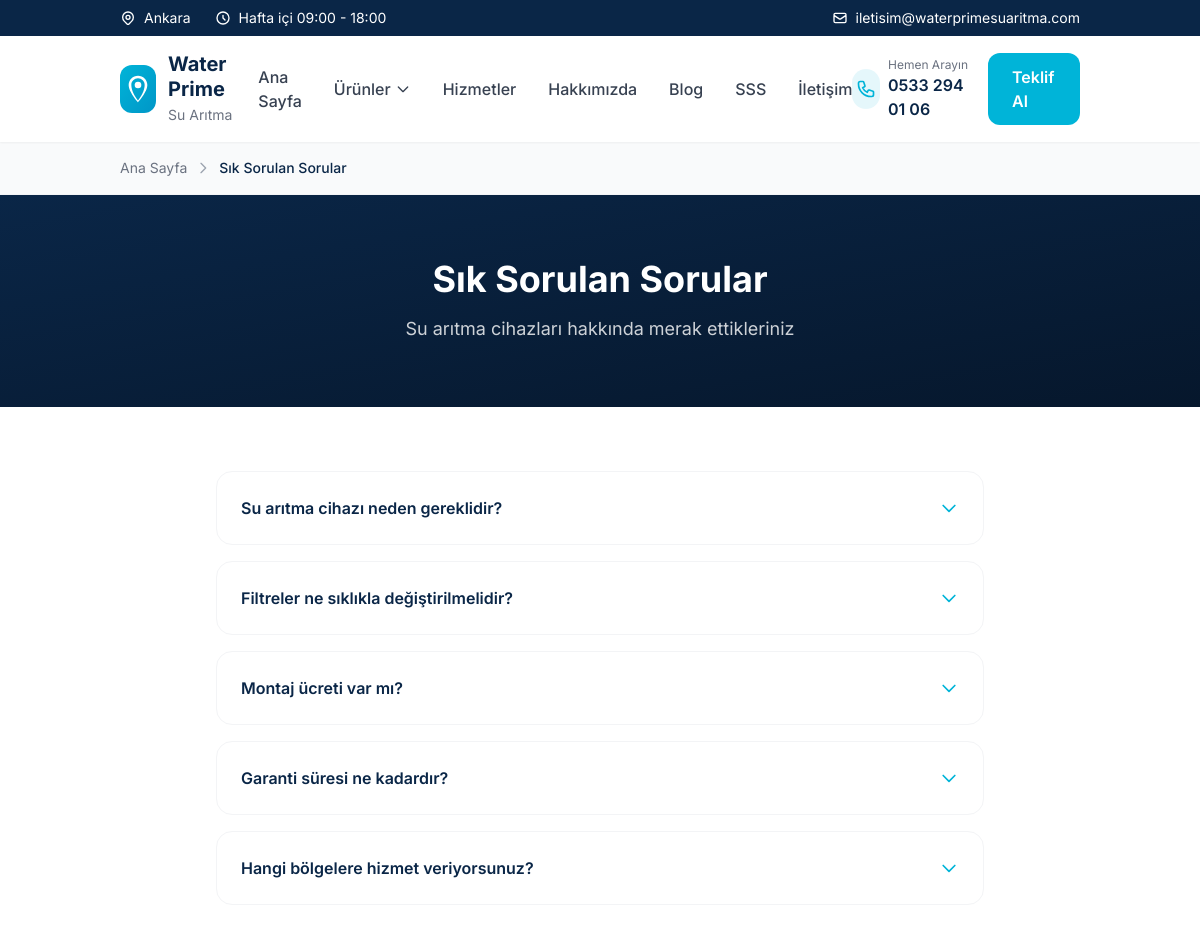
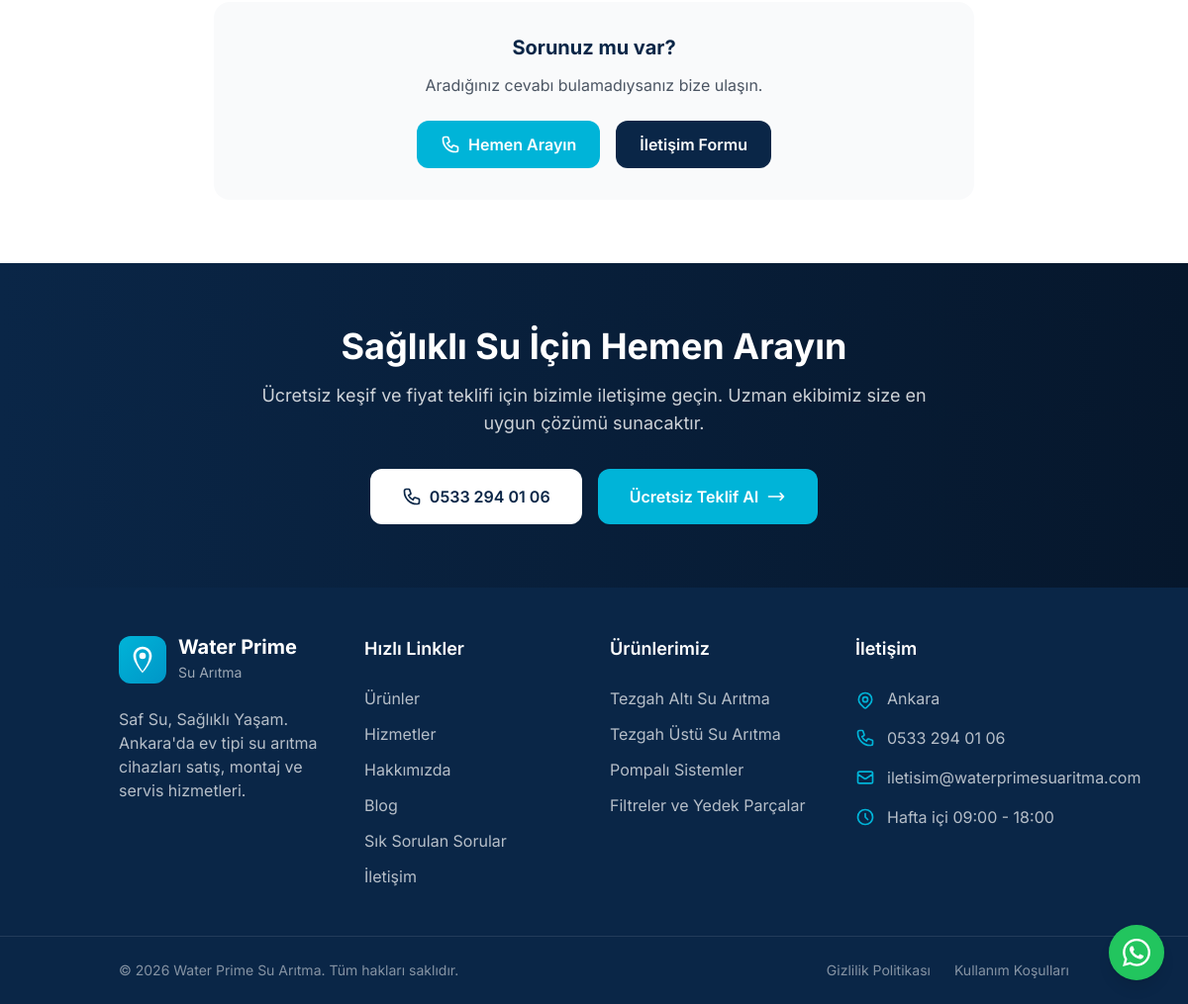
Page /pages/sss.php on the committed database (2 pictures, top to bottom).
### tables this page shows
CREATE TABLE `faq` (
  `id` int(11) NOT NULL AUTO_INCREMENT,
  `question` varchar(500) NOT NULL,
  `answer` text NOT NULL,
  `sort_order` int(11) DEFAULT 0,
  `is_active` tinyint(1) DEFAULT 1,
  `created_at` datetime DEFAULT CURRENT_TIMESTAMP,
  `updated_at` datetime DEFAULT CURRENT_TIMESTAMP ON UPDATE CURRENT_TIMESTAMP,
  PRIMARY KEY (`id`)
);

CREATE TABLE `categories` (
  `id` int(11) NOT NULL AUTO_INCREMENT,
  `name` varchar(100) NOT NULL,
  `slug` varchar(100) NOT NULL,
  `description` text DEFAULT NULL,
  `image` varchar(255) DEFAULT NULL,
  `sort_order` int(11) DEFAULT 0,
  `is_active` tinyint(1) DEFAULT 1,
  `meta_title` varchar(255) DEFAULT NULL,
  `meta_description` text DEFAULT NULL,
  `created_at` datetime DEFAULT CURRENT_TIMESTAMP,
  `updated_at` datetime DEFAULT CURRENT_TIMESTAMP ON UPDATE CURRENT_TIMESTAMP,
  PRIMARY KEY (`id`),
  UNIQUE KEY `slug` (`slug`)
);

### includes/functions.php (called while the page is built, shortened)
<?php
function e($string) {
    return htmlspecialchars($string ?? '', ENT_QUOTES, 'UTF-8');
}
function getCategories($activeOnly = true) {
    $db = getDB();
    $sql = "SELECT * FROM categories";
    if ($activeOnly) {
        $sql .= " WHERE is_active = 1";
    }
    $sql .= " ORDER BY sort_order ASC";
    $stmt = $db->query($sql);
    return $stmt->fetchAll();
}
function getFAQ($activeOnly = true) {
    $db = getDB();
    $sql = "SELECT * FROM faq";
    if ($activeOnly) {
        $sql .= " WHERE is_active = 1";
    }
    $sql .= " ORDER BY sort_order ASC";
    $stmt = $db->query($sql);
    return $stmt->fetchAll();
}

### pages/sss.php (the view, shortened to what this page needs)
<?php
$faqs = getFAQ();
include INCLUDES_PATH . 'header.php';
?>
<section class="bg-gray-50 py-4 border-b border-gray-100">
    <div class="container">
        <nav class="flex items-center gap-2 text-sm">
            <a href="<?= SITE_URL ?>" class="text-gray-500 hover:text-accent transition-colors">Ana Sayfa</a>
            <svg class="w-4 h-4 text-gray-400" fill="none" stroke="currentColor" viewBox="0 0 24 24">
                <path stroke-linecap="round" stroke-linejoin="round" stroke-width="2" d="M9 5l7 7-7 7"/>
            </svg>
            <span class="text-primary font-medium">Sık Sorulan Sorular</span>
        </nav>
    </div>
</section>
<section class="bg-gradient-to-br from-primary to-primary-700 py-16">
    <div class="container text-center">
        <h1 class="text-3xl md:text-4xl font-bold text-white mb-4">Sık Sorulan Sorular</h1>
        <p class="text-white/80 text-lg max-w-2xl mx-auto">
            Su arıtma cihazları hakkında merak ettikleriniz
        </p>
    </div>
</section>
<section class="py-16">
    <div class="container">
        <div class="max-w-3xl mx-auto">
            <?php if (!empty($faqs)): ?>
            <div class="space-y-4" x-data="{ active: null }">
                <?php foreach ($faqs as $index => $faq): ?>
                <div class="bg-white rounded-2xl border border-gray-100 overflow-hidden">
                    <button @click="active = active === <?= $index ?> ? null : <?= $index ?>"
                            class="w-full flex items-center justify-between p-6 text-left hover:bg-gray-50 transition-colors">
                        <span class="font-semibold text-primary pr-4"><?= e($faq['question']) ?></span>
                        <svg class="w-5 h-5 text-accent flex-shrink-0 transition-transform duration-200"
                             :class="active === <?= $index ?> ? 'rotate-180' : ''"
                             fill="none" stroke="currentColor" viewBox="0 0 24 24">
                            <path stroke-linecap="round" stroke-linejoin="round" stroke-width="2" d="M19 9l-7 7-7-7"/>
                        </svg>
                    </button>
                </div>
                <?php endforeach; ?>
            </div>
            <?php else: ?>
            <div class="text-center py-12 text-gray-500">
                Henüz SSS eklenmemiş.
            </div>
            <?php endif; ?>
            <div class="mt-12 bg-gray-50 rounded-2xl p-8 text-center">
                <h2 class="text-xl font-bold text-primary mb-3">Sorunuz mu var?</h2>
                <p class="text-gray-600 mb-6">Aradığınız cevabı bulamadıysanız bize ulaşın.</p>
                <div class="flex flex-col sm:flex-row gap-4 justify-center">
                    <a href="<?= CONTACT_PHONE_LINK ?>" class="inline-flex items-center justify-center gap-2 bg-accent hover:bg-accent-dark text-white px-6 py-3 rounded-xl font-semibold transition-colors">
                        Hemen Arayın
                    </a>
                    <a href="<?= SITE_URL ?>/iletisim" class="inline-flex items-center justify-center gap-2 bg-primary hover:bg-primary-600 text-white px-6 py-3 rounded-xl font-semibold transition-colors">
                        İletişim Formu
                    </a>
                </div>
            </div>
        </div>
    </div>
</section>
<?php include INCLUDES_PATH . 'footer.php'; ?>

### includes/footer.php (shortened to what this page needs)
    </main>
    <section class="bg-gradient-to-r from-primary to-primary-700 py-16">
        <div class="container text-center">
            <h2 class="text-3xl md:text-4xl font-bold text-white mb-4">Sağlıklı Su İçin Hemen Arayın</h2>
            <p class="text-white/80 text-lg mb-8 max-w-2xl mx-auto">
                Ücretsiz keşif ve fiyat teklifi için bizimle iletişime geçin. Uzman ekibimiz size en uygun çözümü sunacaktır.
            </p>
            <div class="flex flex-col sm:flex-row gap-4 justify-center">
                <a href="<?= CONTACT_PHONE_LINK ?>" class="inline-flex items-center justify-center gap-2 bg-white text-primary px-8 py-4 rounded-xl font-semibold hover:bg-gray-100 transition-colors">
                    <?= CONTACT_PHONE ?>
                </a>
                <a href="<?= SITE_URL ?>/teklif-al" class="inline-flex items-center justify-center gap-2 bg-accent hover:bg-accent-dark text-white px-8 py-4 rounded-xl font-semibold transition-colors">
                    Ücretsiz Teklif Al
                    <svg class="w-5 h-5" fill="none" stroke="currentColor" viewBox="0 0 24 24">
                        <path stroke-linecap="round" stroke-linejoin="round" stroke-width="2" d="M17 8l4 4m0 0l-4 4m4-4H3"/>
                    </svg>
                </a>
            </div>
        </div>
    </section>
    <footer class="bg-primary text-white">
        <div class="container py-12">
            <div class="grid grid-cols-1 md:grid-cols-2 lg:grid-cols-4 gap-8">
                <div>
                    <div class="flex items-center gap-3 mb-6">
                        <div class="w-12 h-12 bg-gradient-to-br from-accent to-accent-dark rounded-xl flex items-center justify-center">
                            <svg class="w-8 h-8 text-white" viewBox="0 0 24 24" fill="currentColor">
                                <path d="M12 2C8.13 2 5 5.13 5 9c0 5.25 7 13 7 13s7-7.75 7-13c0-3.87-3.13-7-7-7zm0 18.55C9.79 17.93 7 13.18 7 9c0-2.76 2.24-5 5-5s5 2.24 5 5c0 4.18-2.79 8.93-5 11.55z"/>
                                <circle cx="12" cy="9" r="2.5"/>
                            </svg>
                        </div>
                        <div>
                            <span class="text-xl font-bold block leading-tight">Water Prime</span>
                            <span class="text-sm text-white/60">Su Arıtma</span>
                        </div>
                    </div>
                    <p class="text-white/70 mb-6">
                        <?= SITE_SLOGAN ?>. Ankara'da ev tipi su arıtma cihazları satış, montaj ve servis hizmetleri.
                    </p>
                </div>
                <div>
                    <h3 class="text-lg font-semibold mb-6">Hızlı Linkler</h3>
                    <ul class="space-y-3">
                        <li>
                            <a href="<?= SITE_URL ?>/urunler" class="text-white/70 hover:text-accent transition-colors">Ürünler</a>
                        </li>
                        <li>
                            <a href="<?= SITE_URL ?>/hizmetler" class="text-white/70 hover:text-accent transition-colors">Hizmetler</a>
                        </li>
                        <li>
                            <a href="<?= SITE_URL ?>/hakkimizda" class="text-white/70 hover:text-accent transition-colors">Hakkımızda</a>
                        </li>
                        <li>
                            <a href="<?= SITE_URL ?>/blog" class="text-white/70 hover:text-accent transition-colors">Blog</a>
                        </li>
                        <li>
                            <a href="<?= SITE_URL ?>/sss" class="text-white/70 hover:text-accent transition-colors">Sık Sorulan Sorular</a>
                        </li>
                        <li>
                            <a href="<?= SITE_URL ?>/iletisim" class="text-white/70 hover:text-accent transition-colors">İletişim</a>
                        </li>
                    </ul>
                </div>
                <div>
                    <h3 class="text-lg font-semibold mb-6">Ürünlerimiz</h3>
                    <ul class="space-y-3">
                        <?php foreach (getCategories() as $category): ?>
                        <li>
                            <a href="<?= SITE_URL ?>/urunler/<?= e($category['slug']) ?>" class="text-white/70 hover:text-accent transition-colors">
                                <?= e($category['name']) ?>
                            </a>
                        </li>
                        <?php endforeach; ?>
                    </ul>
                </div>
                <div>
                    <h3 class="text-lg font-semibold mb-6">İletişim</h3>
                    <ul class="space-y-4">
                        <li class="flex items-start gap-3">
                            <span class="text-white/70"><?= CONTACT_ADDRESS ?></span>
                        </li>
                        <li class="flex items-center gap-3">
                            <a href="<?= CONTACT_PHONE_LINK ?>" class="text-white/70 hover:text-accent transition-colors"><?= CONTACT_PHONE ?></a>
                        </li>
                        <li class="flex items-center gap-3">
                            <svg class="w-5 h-5 text-accent flex-shrink-0" fill="none" stroke="currentColor" viewBox="0 0 24 24">
                                <path stroke-linecap="round" stroke-linejoin="round" stroke-width="2" d="M3 8l7.89 5.26a2 2 0 002.22 0L21 8M5 19h14a2 2 0 002-2V7a2 2 0 00-2-2H5a2 2 0 00-2 2v10a2 2 0 002 2z"/>
                            </svg>
                            <a href="mailto:<?= CONTACT_EMAIL ?>" class="text-white/70 hover:text-accent transition-colors"><?= CONTACT_EMAIL ?></a>
                        </li>
                        <li class="flex items-center gap-3">
                            <svg class="w-5 h-5 text-accent flex-shrink-0" fill="none" stroke="currentColor" viewBox="0 0 24 24">
                                <path stroke-linecap="round" stroke-linejoin="round" stroke-width="2" d="M12 8v4l3 3m6-3a9 9 0 11-18 0 9 9 0 0118 0z"/>
                            </svg>
                            <span class="text-white/70"><?= WORKING_HOURS ?></span>
                        </li>
                    </ul>
                </div>
            </div>
        </div>
        <div class="border-t border-white/10">
            <div class="container py-6">
                <div class="flex flex-col md:flex-row justify-between items-center gap-4">
                    <p class="text-white/50 text-sm">
                        &copy; <?= date('Y') ?> <?= SITE_NAME ?>. Tüm hakları saklıdır.
                    </p>
                    <div class="flex gap-6 text-sm">
                        <a href="<?= SITE_URL ?>/gizlilik-politikasi" class="text-white/50 hover:text-white transition-colors">Gizlilik Politikası</a>
                        <a href="<?= SITE_URL ?>/kullanim-kosullari" class="text-white/50 hover:text-white transition-colors">Kullanım Koşulları</a>
                    </div>
                </div>
            </div>
        </div>
    </footer>
    <a href="https://wa.me/<?= CONTACT_WHATSAPP ?>?text=Merhaba,%20su%20arıtma%20cihazı%20hakkında%20bilgi%20almak%20istiyorum."
       target="_blank"
       rel="noopener"
       class="fixed bottom-6 right-6 z-50 group"
       aria-label="WhatsApp ile iletişime geçin">
        <div class="relative">
            <div class="relative w-14 h-14 bg-green-500 rounded-full flex items-center justify-center shadow-lg hover:bg-green-600 transition-all hover:scale-110 hover:shadow-xl">
            </div>
        </div>
    </a>
</body>
</html>

### assets/css/style.css (style rules this page uses)
.container { width: 100%; max-width: 1400px; margin-left: auto; margin-right: auto; padding-left: 1rem; padding-right: 1rem; }
@media (min-width: 640px) { .container { padding-left: 1.5rem; padding-right: 1.5rem; } }
@media (min-width: 1024px) { .container { padding-left: 2rem; padding-right: 2rem; } }
html { scroll-behavior: smooth; }

### rows in the picture
faq: question "Su arıtma cihazı neden gereklidir?"
faq: question "Filtreler ne sıklıkla değiştirilmelidir?"
faq: question "Montaj ücreti var mı?"
faq: question "Garanti süresi ne kadardır?"
faq: question "Hangi bölgelere hizmet veriyorsunuz?"
categories: name "Tezgah Altı Su Arıtma"
categories: name "Tezgah Üstü Su Arıtma"
categories: name "Pompalı Sistemler"
categories: name "Filtreler ve Yedek Parçalar"

### other values in the picture
CONTACT_ADDRESS "Ankara"
WORKING_HOURS "Hafta içi 09:00 - 18:00"
CONTACT_EMAIL "iletisim@waterprimesuaritma.com"
CONTACT_PHONE "0533 294 01 06"
SITE_SLOGAN "Saf Su, Sağlıklı Yaşam"
SITE_NAME "Water Prime Su Arıtma"
